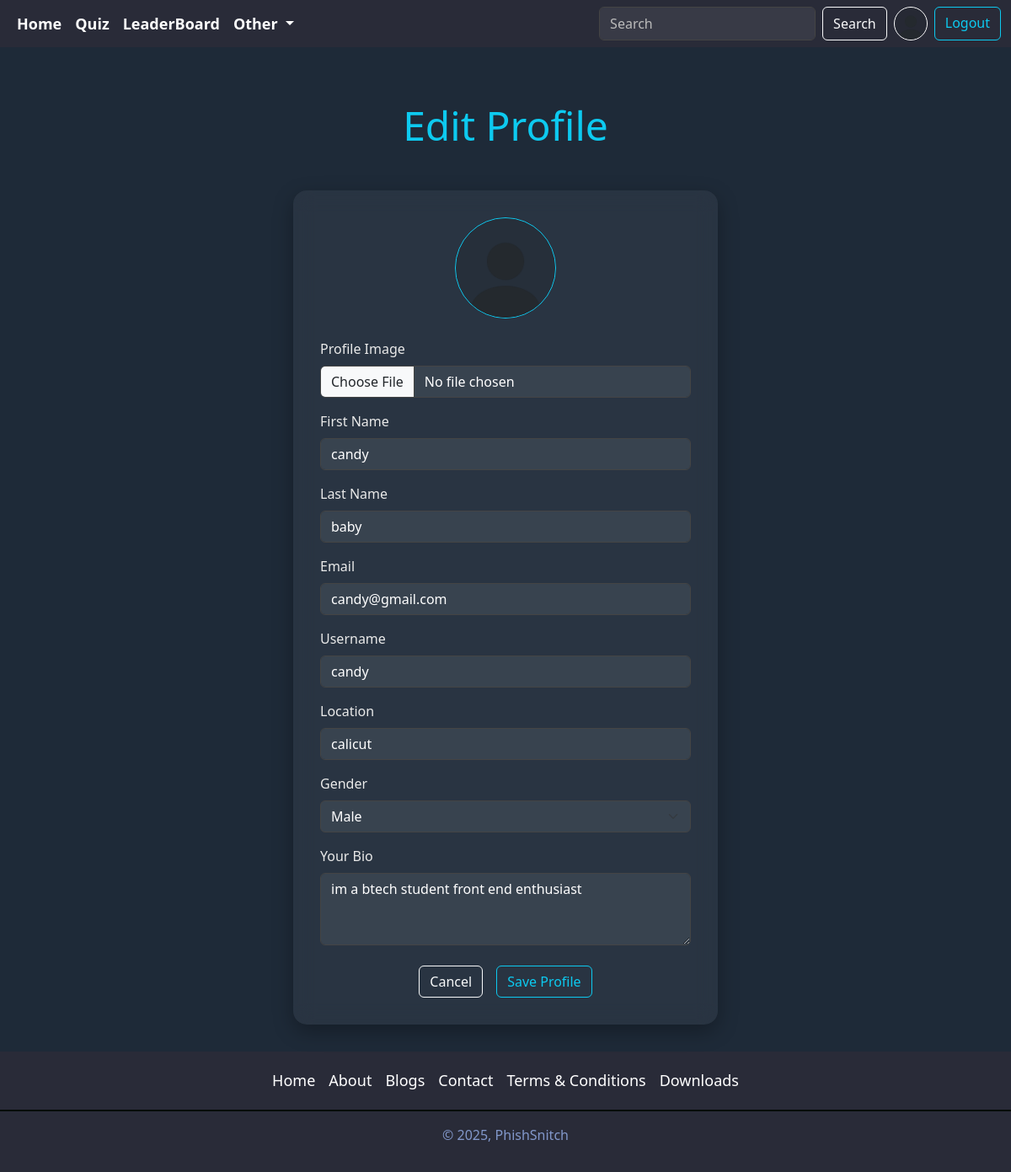
The app's page /user/settings (signed in) with its own data.
### accounts/models.py (models this page shows, shortened)
class Profile(models.Model):
    user=models.OneToOneField(User, on_delete=models.CASCADE,null=True,verbose_name='User_Object')
    bio=models.TextField(blank=True,null=True)
    profile_image=models.ImageField(upload_to='profile_images',default='userdefault.png',blank=True,null=True,verbose_name='Profile_Pic')
    location=models.CharField(max_length=100,blank=True,null=True)
    GENDER=(
        ('Male','Male'),
        ('Female','Female'),
        ('Other','Other')
    )
    gender=models.CharField(max_length=6,choices=GENDER,blank=True,null=True)
    rank=models.IntegerField(null=True,blank=True,editable=True,default=0)
    total_score = models.IntegerField(default=0)

### accounts/views.py (the view, shortened to what this page needs)
# urls.py: path('settings',views.editprofile,name='edit_profile'),
@login_required
def editprofile(request):
    user_object=request.user
    user_profile=request.user.profile
    context={"user_profile":user_profile}
    return render(request,'profile-edit.html',context)

### templates/profile-edit.html (shortened to what this page needs)
{% extends 'index.html' %}
{% block content %}
<div class="mt-5 pt-4">
<h1 class="display-5 text-center my-5 text-info ">Edit Profile</h1>
<div class="container col-lg-6 px-4 px-md-5 ">
  <div class="glass-card">
    <div class="text-center mb-4">
      <img src="{{ user_profile.profile_image.url }}" alt="profile-pic" width="120" height="120" class="rounded-circle border border-info">
    </div>
    <form method="POST" enctype="multipart/form-data">
      <div class="mb-3">
        <label for="exampleInputImage" class="form-label">Profile Image</label>
        <input type="file" name="profile_image" class="form-control" id="exampleInputImage">
      </div>
      <div class="mb-3">
        <label for="exampleInputFirstName" class="form-label">First Name</label>
        <input type="text" name="first_name" value="{{ user_profile.user.first_name }}" class="form-control" id="exampleInputFirstName" required>
      </div>
      <div class="mb-3">
        <label for="exampleInputLastName" class="form-label">Last Name</label>
        <input type="text" name="last_name" value="{{ user_profile.user.last_name }}" class="form-control" id="exampleInputLastName" required>
      </div>
      <div class="mb-3">
        <label for="exampleInputEmail2" class="form-label">Email</label>
        <input type="email" name="email" value="{{ user_profile.user.email }}" class="form-control" id="exampleInputEmail2" required>
      </div>
      <div class="mb-3">
        <label for="exampleInputUsername1" class="form-label">Username</label>
        <input type="text" name="username" value="{{ user_profile.user.username }}" class="form-control" id="exampleInputUsername1" required>
      </div>
      <div class="mb-3">
        <label for="exampleInputLocation" class="form-label">Location</label>
        <input type="text" name="location" value="{{ user_profile.location }}" class="form-control" id="exampleInputLocation" required>
      </div>
      <div class="mb-3">
        <label for="exampleInputGender" class="form-label">Gender</label>
        <select class="form-select" name="gender" id="exampleInputGender" required>
          <option value="Male" {% if user_profile.gender == 'Male' %} selected {% endif %}>Male</option>
        </select>
      </div>
      <div class="mb-4">
        <label for="exampleFormControlTextarea1" class="form-label">Your Bio</label>
        <textarea class="form-control" name="bio" id="exampleFormControlTextarea1" rows="3" required>{{ user_profile.bio }}</textarea>
      </div>
      <div class="text-center d-flex justify-content-center gap-3">
        <a href="{% url 'profile' request.user.username %}" class="btn btn-outline-light">Cancel</a>
  <button type="submit" class="btn btn btn-outline-info">Save Profile</button>
</div>
    </form>
  </div>
</div>
</div>
{% endblock content %}

### templates/components/navbar.html (shortened to what this page needs)
{% load static %}
<nav class="navbar navbar-expand-lg ">
    <div class="container-fluid">
      <div class="collapse navbar-collapse" id="navbarSupportedContent">
        <ul class="navbar-nav me-auto mb-2 mb-lg-0">
          <li class="nav-item content">
            <a class="nav-link active" aria-current="page" href="{% url 'home' %}">Home</a>
          </li>
          <li class="nav-item content">
            <a class="nav-link" href="{% url 'category_view' %}">Quiz</a>
          </li>
          <li class="nav-item content">
            <a class="nav-link" href="{%  url 'leaderboard' %}">LeaderBoard</a>
          </li>
          <li class="nav-item dropdown content " style="background-color: #292b38;">
            <a class="nav-link dropdown-toggle" href="#" role="button" data-bs-toggle="dropdown" aria-expanded="false">
              Other
            </a>
          </li>
        </ul>
        <form class="d-flex" role="search" action="{% url 'search_users' %}">
          <input class="form-control me-2" type="search" placeholder="Search" aria-label="Search" name="q"/>
          <button class="btn btn-outline-light" type="submit">Search</button>
          {% if request.user.is_authenticated %}
          <a href="{% url 'profile' request.user.username %}" data-bs-toggle="tooltip" data-bs-placement="bottom" data-bs-title="{{request.user.username}}" >
            <img src="{{ request.user.profile.profile_image.url }}" alt="image not found" width="40" height="40" class="rounded-circle mx-2 border border-white" style="border-width: 2px;">
          </a>
          <a href="{% url 'logout' %}" class="btn btn-outline-info ">Logout</a>
          {% else %}
          <a href="{% url 'login' %}" class="btn btn-outline-info ms-2">Login</a>
          {% endif %}
        </form>
      </div>
    </div>
  </nav>

### templates/components/navbar.html (style rules this page uses)
.navbar { background-color: #292b38; display: flex; justify-content: space-around; align-items: center; font-weight: bolder; position:fixed; top: 0px; z-index: 100; width: 100vw; }
.content a { text-decoration: none; color: white; padding: 5px; font-size: large; z-index: 10; }

### templates/profile-edit.html (style rules this page uses)
body { background-color: #1e2a38; color: #eaeaea; }
.glass-card { background: rgba(255, 255, 255, 0.05); backdrop-filter: blur(12px); -webkit-backdrop-filter: blur(12px); border-radius: 16px; padding: 2rem; margin: 2rem auto; box-shadow: 0 8px 24px rgba(0, 0, 0, 0.3); }
.form-label { font-weight: 500; color: #eaeaea; }
.form-control, .form-select { background-color: rgba(255, 255, 255, 0.07); color: #fff; border: 1px solid #444; }
.form-control::placeholder, .form-select option { color: #bbb; }

### templates/components/footer.html (style rules this page uses)
.content a { text-decoration: none; color: white !important; padding: 5px; font-size: large; z-index: 10; }

### records on screen
Profile: profile_image (placeholder picture), first_name "candy", last_name "baby", email "candy@gmail.com", username "candy", location "calicut", gender "Male", bio "im a btech student front end enthusiast"
